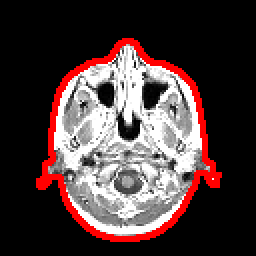
%> input picture tests/imExplore/mriOverlay.tif, 128 x 128 px (shown 2 times larger)
$ octave --eval "result = imNormalizeBackground(rgb2gray(imread('../../tests/imExplore/mriOverlay.tif')));"   (GNU Octave 9; MATLAB toolbox functions it lacks are replaced by stand-ins)
%> lines starting %> are read from the running program, lines starting %| are printed output that depends on the picture; in (x1, y1, x2, y2) boxes, pixels count from 0 and x2, y2 are one past the last pixel; in counts of white or black regions, pixels touching at a corner belong together; the program's own positions count from 1
### malimpa/imMeasures/imHistogram.m
function varargout = imHistogram(img, varargin)
%IMHISTOGRAM  Histogram of 2D/3D grayscale or color images
%
%   Usage
%   H = imHistogram(IMG);
%   imHistogram(IMG);
%
%   Description
%   H = imHistogram(IMG);
%   Compute the histogram of the image IMG. IMG can be a 2D or 3D image.
%   The number of bins is computed automatically depending on image type
%   for integer images, and on image min/max values for floating-point
%   images.
%   If IMG is a color image, the result is a N-by-3 array, containing
%   histograms for the red, green and blue bands in each column.
%
%   H = imHistogram(..., N);
%   Specifies the number of histogram bins. N must be a scalar>0.
%
%   H = imHistogram(..., [GMIN GMAX]);
%   Specifies the gray level extents. This can e especially useful for
%   images stored in float, or for images with more than 256 gray levels.
%
%   H = imHistogram(..., []);
%   Forces the function to compute the histogram limits from values of
%   image gray levels.
%
%   H = imHistogram(..., BINS);
%   Specifies the bin centers.
%
%   H = imHistogram(..., ROI);
%   where ROI is a binary image the same size as IMG, computes the
%   histogram only for pixels/voxels located inside of the specified region
%   of interest.
%
%   [H X] = imHistogram(...);
%   Returns the center of bins used for histogram computation.
%
%   imHistogram(IMG);
%   When called with no output argument, displays the histogram on the
%   current axis.
%
%
%   Examples
%   % Histogram of a grayscale image (similar to imhist)
%     img = imread('cameraman.tif');
%     imHistogram(img);
%
%   % RGB Histogram of a color image
%     img = imread('peppers.png');
%     imHistogram(img);
%
%   % Compute histogram of a 3D image, only for pixel with non null values
%   % (requires image processing toolbox)
%     info = analyze75info('brainMRI.hdr');
%     X = analyze75read(info);
%     imHistogram(X, X>0, 0:88)
%
%   See also
%   imhist, hist
%
% ------
% Author: David Legland
% e-mail: david.legland@grignon.inra.fr
% Created: 2010-01-27,    using Matlab 7.9.0.529 (R2009b)
% Copyright 2010 INRA - Cepia Software Platform.

% HISTORY
% 2010-09-10 code cleanup, update doc


%% Initialise default parameters

% default number of histogram bins
N = 256;

% default roi is empty
roi = [];

% check if image is color
colorImage = size(img, 3) == 3;
%> colorImage = false

% physical dimension of image
imgSize = size(img);
%> imgSize = [128 128]
if colorImage
    imgSize(3) = [];
end

% compute intensity bounds, based either on type or on image data
if isinteger(img)
    type = class(img);
%> type = 'uint8'
    minimg = intmin(type);
%> minimg = 0
    maximg = intmax(type);
%> maximg = 255
else
    minimg = min(img(:));
    maximg = max(img(:));
end


%% Process input arguments

% process each argument
while ~isempty(varargin)
    var = varargin{1};

    if isempty(var)
        % if an empty variable is given, assumes gray level bounds must be
        % recomputed from image values
        minimg = min(img(:));
        maximg = max(img(:));

    elseif isnumeric(var) && length(var) == 1
        % argument is number of bins
        N = var;

    elseif isnumeric(var) && length(var) == 2
        % argument is min and max of values to compute
        minimg = var(1);
        maximg = var(2);

    elseif islogical(var)
        % argument is a ROI
        roi = var;

        % compute roi physical size
        roiSize = size(roi);
        if colorImage && length(roiSize) > length(imgSize)
            roiSize(3) = [];
        end

        % check roi size
        if any(roiSize ~= imgSize)
            error('ROI and image must have same size');
        end

    elseif isnumeric(var)
        % argument is value for histogram bins
        x = var;
        minimg = var(1);
        maximg = var(end);
        N = length(x);
    end

    % remove processed argument from the list
    varargin(1) = [];
end
%> after the loop, N = 256; varargin = {}

% compute bin centers if they were not specified
if ~exist('x', 'var')
    x = linspace(double(minimg), double(maximg), N);
%> x = 256 values from 0 to 255
end


%% Main processing

% compute image histogram
if ~colorImage
    % process 2D or 3D grayscale image
    h = calcHistogram(img, x, roi);
%> in calcHistogram, `h = hist(double(img(:)), x)';`: h = 256 values, max 10045 at index 1, min 0 at index 2, mean 64

else
    % process color image: compute histogram of each channel
    h = zeros(length(x), 3);
    if ndims(img) == 3
        % process 2D color image
        for i = 1:3
            h(:, i) = calcHistogram(img(:,:,i), x, roi);
        end
    else
        % process 3D color image
        for i = 1:3
            h(:, i) = calcHistogram(img(:,:,i,:), x, roi);
        end
    end
end


%% Process output arguments

% In case of no output argument, display the histogram
if nargout == 0
    % display histogram in current axis
    if ~colorImage
        % Display grayscale histogram
        bar(gca, x, h, 'hist');
        % use jet color to avoid gray display
        colormap jet;

    else
        % display each color histogram as stairs, to see the 3 curves
        hh = stairs(gca, x, h);

        % setup curve colors
        set(hh(1), 'color', [1 0 0]); % red
        set(hh(2), 'color', [0 1 0]); % green
        set(hh(3), 'color', [0 0 1]); % blue
    end

    % setup histogram bounds
    xlim([minimg maximg]);

elseif nargout == 1
    % return histogram
    varargout = {h};
%> varargout = 1 item
elseif nargout == 2
    % return histogram and x placement
    varargout = {h, x};
elseif nargout == 3
    % return red, green and blue histograms as separate outputs
    varargout = {h(:,1), h(:,2), h(:,3)};
elseif nargout == 4
    % return red, green and blue histograms as separate outputs as well as
    % the bin centers
    varargout = {h(:,1), h(:,2), h(:,3), x};
end


%% Utilitary functions

function h = calcHistogram(img, x, roi)
% Compute image histogram using specified bins, and eventually a region of
% interest

if isempty(roi)
    % histogram of whole image
    h = hist(double(img(:)), x)';
else
    % histogram constrained to ROI
    h = hist(double(img(roi)), x)';
end

### malimpa/imFilters/imOtsuThreshold.m
function [bin value] = imOtsuThreshold(img, varargin)
%IMOTSUTHRESHOLD Threshold an image using Otsu method
%
%   BIN = imOtsuThreshold(IMG)
%   Automatically computes threshold for segmenting image IMG, based on
%   Otsu's method, and returns the binary result.
%
%   [BIN VALUE] = imOtsuThreshold(IMG)
%   Also returns the threshold value.
%
%   ... = imOtsuThreshold(IMG, ROI)
%   Computes Otsu threshold using pixels in the given Region of interest.
%   ROI is a binary image the same size as the input image.
%
%
%   Example
%   % Compute
%     img = imread('coins.png');
%     figure; imshow(img);
%     bin = imOtsuThreshold(img);
%     figure; imshow(bin);
%
%   Note
%   Only implemented for grayscale image coded on uint8.
%
%
%   See also
%   imHistogram
%
% ------
% Author: David Legland
% e-mail: david.legland@grignon.inra.fr
% Created: 2012-01-13,    using Matlab 7.9.0.529 (R2009b)
% Copyright 2012 INRA - Cepia Software Platform.

% compute normalized histogram
h = imHistogram(img, varargin{:})';
h = h / sum(h);
%> h = 256 values, max 0.613 at index 1, min 0 at index 2, mean 0.00391

% number of gray levels
L = 256;

% just a vector of indices
li = 1:L;

% average value within image
mu = sum(h .* li);
%> mu = 65.47

% allocate memory
sigmab = zeros(1, L);
sigmaw = zeros(1, L);

for t = 1:256
    % linear indices for each class
    ind0 = 1:t;
    ind1 = t+1:L;

    % probabilities associated with each class
    p0 = sum(h(ind0));
    p1 = sum(h(ind1));

    % average value of each class
    mu0 = sum(h(ind0) .* li(ind0)) / p0;
    mu1 = sum(h(ind1) .* li(ind1)) / p1;

    % inner variance of each class
    var0 = sum( h(ind0) .* (li(ind0) - mu0) .^ 2) / p0;
    var1 = sum( h(ind1) .* (li(ind1) - mu1) .^ 2) / p1;

    % between (inter) class variance
    sigmab(t) = p0 * (mu0 - mu) ^ 2 + p1 * (mu1 - mu) ^ 2;

    % within (intra) class variance
    sigmaw(t) = p0 * var0 + p1 * var1;
end
%> this loop made 256 passes
%> (p0, p1, mu0, mu1, var0, var1) on passes 1 to 3: (0.613, 0.387, 1, 167.6, 0, 5882.8), (0.613, 0.387, 1, 167.6, 0, 5882.8), (0.613, 0.387, 1, 167.6, 0, 5882.8)

% compute threshold value
[mini ind] = min(sigmaw); %#ok<ASGLU>
%> mini = 1156.4; ind = 109
value = ind - 1;
%> value = 108

% threshold image
bin = img > value;
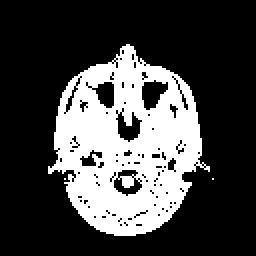
%> bin: size 128x128 logical (shown 2 times larger); 27.3% white; 3 white regions (2 under 20 px), largest, box (x1, y1, x2, y2) and area: (24, 22, 105, 118) 4475

### malimpa/imFilters/imNormalizeBackground.m
function [res bg rmse] = imNormalizeBackground(img, bin)
%IMNORMALIZEBACKGROUND Normalize image by removing background estimate
%
%   IMG2 = imNormalizeBackground(IMG, BIN)
%   IMG is a grayscale image, and BIN is a basic segmentation of the
%   structure of interest.
%   The function first computes an estimate of the background over the
%   whole image, then subtract this estimate from the original image, and
%   returns the result.
%
%   [IMG2 BG] = imNormalizeBackground(IMG)
%   Also returns the estimated background image.
%
%   [IMG2 BG RMSE] = imNormalizeBackground(IMG)
%   Also returns the root of the mean squared error. The lowest is the
%   best.
%
%   IMG2 = imNormalizeBackground(IMG)
%   Uses Otsu threshold for estimating first segmentation.
%
%   Example
%   % Segment rice grains using simple background normalisation
%     img = imread('rice.png');
%     img2 = imNormalizeBackground(img, img>150);
%     figure;
%     subplot(2,1,1); imHistogram(img); title('Original');
%     subplot(2,1,2); imHistogram(img2); title('Corrected');
%     % binarise corrected image
%     bin = imOtsuThreshold(img2);
%     figure;
%     imshow(imOverlay(img, imBoundary(bin)));
%
%   % Iterate the process of 1) segmenting and 2) estimating background
%     img = imread('rice.png');
%     bin1 = img > 150;
%     img2 = imNormalizeBackground(img, bin1);
%     bin2 = imOtsuThreshold(img2);
%     img3 = imNormalizeBackground(img, bin2);
%     figure;
%     subplot(1, 2, 1); imshow(img); title('Original');
%     subplot(1, 2, 2); imshow(img3); title('Corrected');
%     figure;
%     subplot(1, 2, 1); imHistogram(img); title('Original');
%     subplot(1, 2, 2); imHistogram(img3); title('Corrected');
%
%   % The same for coins
%     img = imread('coins.png');
%     img2 = imNormalizeBackground(img, img>100);
%     subplot(1, 2, 1); imshow(img); title('Original');
%     subplot(1, 2, 2); imshow(img2); title('Corrected');
%     % binarise corrected image
%     bin = imOtsuThreshold(img2);
%     figure;
%     imshow(imOverlay(img, imBoundary(bin)));
%
%   See also
%     imOtsuThreshold, imtophat
%
% ------
% Author: David Legland
% e-mail: david.legland@grignon.inra.fr
% Created: 2012-08-01,    using Matlab 7.9.0.529 (R2009b)
% Copyright 2012 INRA - Cepia Software Platform.


%% Pre-processing

% if no segmentation is provided, try Otsu
if nargin < 2
    bin = imOtsuThreshold(img);
end

% keep a small gard area around structure
se = ones(3, 3);
bin2 = imdilate(bin, se);
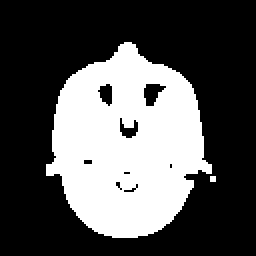
%> bin2: size 128x128 logical (shown 2 times larger); 33.2% white; 2 white regions (1 under 20 px), largest, box (x1, y1, x2, y2) and area: (23, 21, 106, 119) 5432


%% Background model fitting

% location of background pixels
[y x] = find(~bin2);
%> y = 10943 values from 1 to 128; x = 10943 values from 1 to 128

% Compute the problem matrix for polynomial fitting
n = length(x);
%> n = 10943
A = [x.^2 x.*y y.^2 ...     % degree 2
    x y ...                 % degree 1
    ones(n, 1)];            % constant

% estimate parameters
theta = A \ double(img(~bin2));
%> theta = [-0.00522; -1.02e-05; -0.00392; 0.672; 0.572; -20.03]

% compute global error
rmse = sqrt(mean((A * theta - double(img(~bin2))).^2));
%> rmse = 18.12

% clean up memory
clear A;
clear x;
clear y;


%% Background estimation

% generate whole image grid
lx = 1:size(img, 2);
%> lx = 128 values from 1 to 128
ly = 1:size(img, 1);
%> ly = 128 values from 1 to 128
[x y] = meshgrid(lx, ly);

% compute the matrix, with all positions
X = [x(:).^2 x(:).*y(:) y(:).^2 x(:) y(:) ones(size(x(:)))];

% compute background estimate
dim = [size(img, 1), size(img, 2)];
%> dim = [128 128]
bg = reshape(double(X * theta), dim);
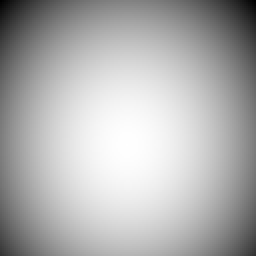
%> bg: size 128x128 double (shown 2 times larger); min -18.89, max 22.44, mean 9.7; drawn with min black and max white

% compute "normalized" image (remove background)
moy = mean(img(~bin2));
%> moy = 5.42
res = uint8(double(img) - bg + moy);
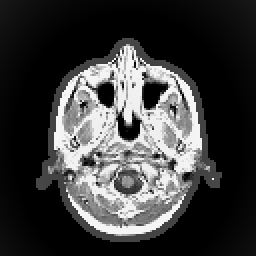
%> res: size 128x128 uint8 (shown 2 times larger); min 0, max 249, mean 61.6

% convert bg to uint8
bg = uint8(bg);
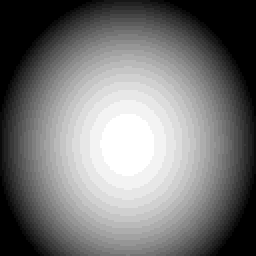
%> bg: size 128x128 uint8 (shown 2 times larger); min 0, max 22, mean 10.3; drawn with min black and max white
